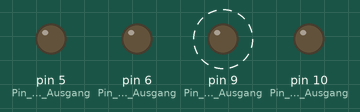
Recording of a sketch running on a simulated Arduino Uno, built with avr-gcc and run on an emulated ATmega328P. Shown: output pins drawn as LEDs (lit = HIGH). Dashed ring = blinking.

Above: at 0.05 s.
Timing chart, 0 to 5.9 s (numbered marks = the images above):
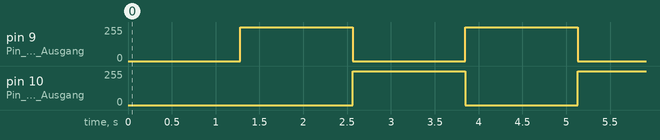

The sketch:

Projekt8.ino
```cpp
/*
 LEDs dimmen
 faded zwischen LEDs an Pin 9 und 10 hin und her
 */

void setup() {
  pinMode(5, OUTPUT);//Pin 5 als Ausgang
  pinMode(6, OUTPUT);//Pin 6 als Ausgang
  pinMode(9, OUTPUT);//Pin 9 als Ausgang
  pinMode(10, OUTPUT);//Pin 10 als Ausgang
}

void loop() {
  for(int z=0; z<256;z++)
  {
    analogWrite(9, z);//LED an Pin 9 wird heller
    analogWrite(10, 255-z);//LED an Pin 9 wird dunkler
    delay(5);
  }
  for(int z=0; z<256;z++)
  {
    analogWrite(9, 255-z);//LED an Pin 9 wird dunkler
    analogWrite(10, z);//LED an Pin 10 wird heller
    delay(5);
  }
}
```

Measured:
- by itself, pin 9 (Pin_9_als_Ausgang), pin 10 (Pin_10_als_Ausgang): alternates 255/255 for 1.3 s and 0/255 for 1.3 s
